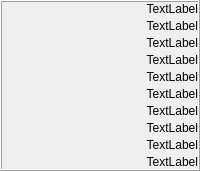
       <widget class="QFrame" name="frame_2">
        <property name="sizePolicy">
         <sizepolicy hsizetype="Expanding" vsizetype="Preferred">
          <horstretch>0</horstretch>
          <verstretch>0</verstretch>
         </sizepolicy>
        </property>
        <property name="minimumSize">
         <size>
          <width>0</width>
          <height>0</height>
         </size>
        </property>
        <property name="frameShape">
         <enum>QFrame::Box</enum>
        </property>
        <property name="frameShadow">
         <enum>QFrame::Raised</enum>
        </property>
        <layout class="QVBoxLayout" name="verticalLayout">
         <property name="spacing">
          <number>3</number>
         </property>
         <property name="margin">
          <number>0</number>
         </property>
         <item>
          <widget class="QLabel" name="label_11">
           <property name="text">
            <string>TextLabel</string>
           </property>
           <property name="alignment">
            <set>Qt::AlignRight|Qt::AlignTrailing|Qt::AlignVCenter</set>
           </property>
          </widget>
         </item>
         <item>
          <widget class="QLabel" name="label_7">
           <property name="text">
            <string>TextLabel</string>
           </property>
           <property name="alignment">
            <set>Qt::AlignRight|Qt::AlignTrailing|Qt::AlignVCenter</set>
           </property>
          </widget>
         </item>
         <item>
          <widget class="QLabel" name="label_6">
           <property name="text">
            <string>TextLabel</string>
           </property>
           <property name="alignment">
            <set>Qt::AlignRight|Qt::AlignTrailing|Qt::AlignVCenter</set>
           </property>
          </widget>
         </item>
         <item>
          <widget class="QLabel" name="label_5">
           <property name="text">
            <string>TextLabel</string>
           </property>
           <property name="alignment">
            <set>Qt::AlignRight|Qt::AlignTrailing|Qt::AlignVCenter</set>
           </property>
          </widget>
         </item>
         <item>
          <widget class="QLabel" name="label_4">
           <property name="text">
            <string>TextLabel</string>
           </property>
           <property name="alignment">
            <set>Qt::AlignRight|Qt::AlignTrailing|Qt::AlignVCenter</set>
           </property>
          </widget>
         </item>
         <item>
          <widget class="QLabel" name="label_3">
           <property name="text">
            <string>TextLabel</string>
           </property>
           <property name="alignment">
            <set>Qt::AlignRight|Qt::AlignTrailing|Qt::AlignVCenter</set>
           </property>
          </widget>
         </item>
         <item>
          <widget class="QLabel" name="label_8">
           <property name="text">
            <string>TextLabel</string>
           </property>
           <property name="alignment">
            <set>Qt::AlignRight|Qt::AlignTrailing|Qt::AlignVCenter</set>
           </property>
          </widget>
         </item>
         <item>
          <widget class="QLabel" name="label_2">
           <property name="text">
            <string>TextLabel</string>
           </property>
           <property name="alignment">
            <set>Qt::AlignRight|Qt::AlignTrailing|Qt::AlignVCenter</set>
           </property>
          </widget>
         </item>
         <item>
          <widget class="QLabel" name="label_10">
           <property name="text">
            <string>TextLabel</string>
           </property>
           <property name="alignment">
            <set>Qt::AlignRight|Qt::AlignTrailing|Qt::AlignVCenter</set>
           </property>
          </widget>
         </item>
         <item>
          <widget class="QLabel" name="label">
           <property name="text">
            <string>TextLabel</string>
           </property>
           <property name="alignment">
            <set>Qt::AlignRight|Qt::AlignTrailing|Qt::AlignVCenter</set>
           </property>
          </widget>
         </item>
        </layout>
       </widget>
